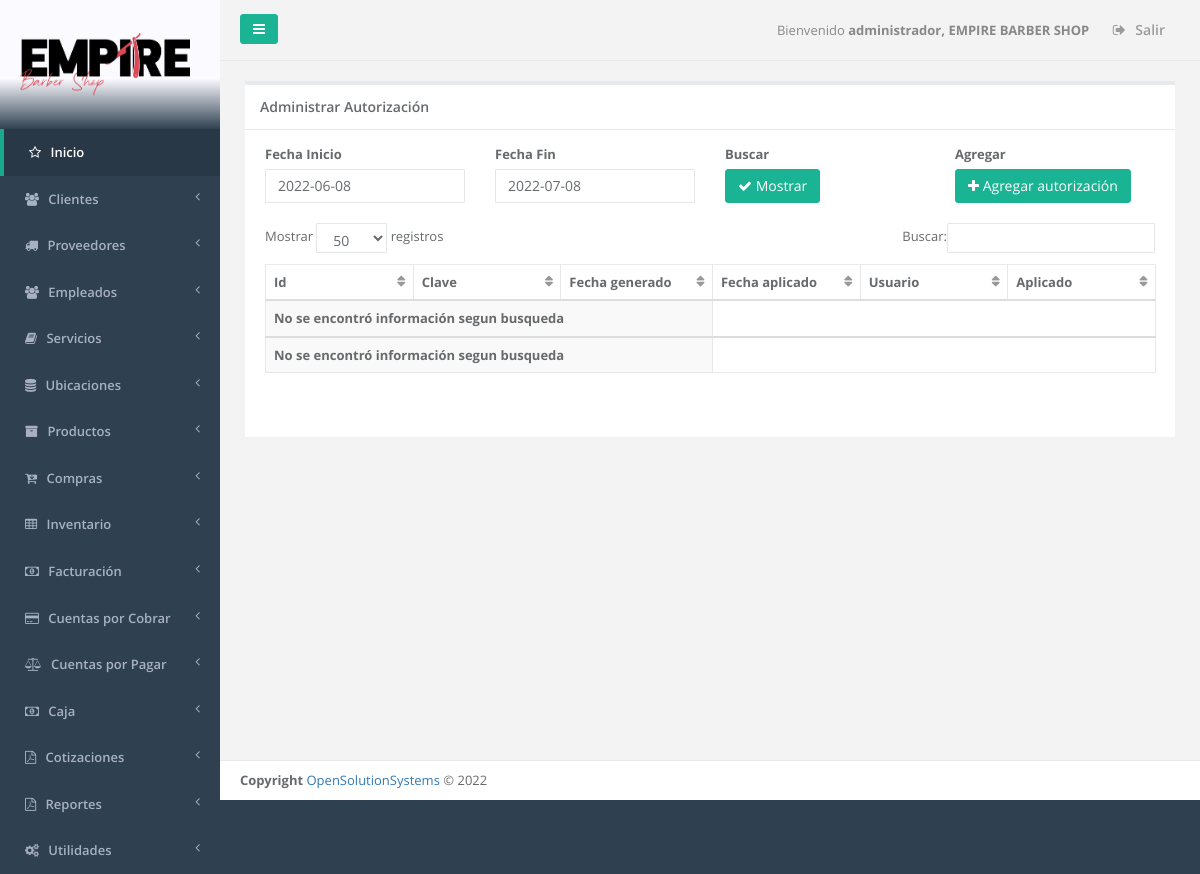
Screenshot of /admin_autorizacion.php (signed in) with the database file from the repository.
### tables this page shows
CREATE TABLE `sucursal` (
  `id_server` int(11) NOT NULL,
  `unique_id` text NOT NULL,
  `id_sucursal` int(11) NOT NULL,
  `descripcion` text NOT NULL,
  `direccion` varchar(255) NOT NULL,
  `telefono1` varchar(20) NOT NULL,
  `telefono2` varchar(20) NOT NULL,
  `casa_matriz` tinyint(1) NOT NULL,
  `iva` float NOT NULL,
  `monto_retencion1` float NOT NULL,
  `monto_retencion10` float NOT NULL,
  `monto_percepcion` float NOT NULL,
  `n_sucursal` int(11) NOT NULL,
  `vigencia_factura` int(11) NOT NULL,
  `vigencia_pedido` int(11) NOT NULL,
  `giro` varchar(100) NOT NULL,
  `nrc` varchar(100) NOT NULL,
  `nit` varchar(100) NOT NULL,
  `razon_social` varchar(150) NOT NULL,
  `logo` varchar(150) NOT NULL,
  `serie_cof` varchar(100) NOT NULL,
  `desde_cof` int(11) NOT NULL,
  `hasta_cof` int(11) NOT NULL,
  `serie_ccf` varchar(100) NOT NULL,
  `desde_ccf` int(11) NOT NULL,
  `hasta_ccf` int(11) NOT NULL,
  `ultima_act` date NOT NULL
);

CREATE TABLE `menu` (
  `id_server` int(11) NOT NULL,
  `unique_id` text NOT NULL,
  `id_menu` int(11) NOT NULL,
  `nombre` varchar(250) DEFAULT NULL,
  `prioridad` int(11) DEFAULT NULL,
  `icono` varchar(250) NOT NULL,
  `visible` tinyint(1) NOT NULL
);

### _conexion.php (called while the page is built, shortened)
<?php
$username = "root";
$password = "1234";
$hostname = "localhost";
$dbname = "empire";
$conexion = mysqli_connect("$hostname","$username","$password","$dbname");
function _query($sql_string){
  global $conexion;
  mysqli_set_charset($conexion,"utf8");
  $query=mysqli_query($conexion,$sql_string);
  return $query;
}
function _fetch_array($sql_string){
  $fetched = mysqli_fetch_array($sql_string,MYSQLI_ASSOC);
  return $fetched;
}
function _num_rows($sql_string){
  $rows = mysqli_num_rows($sql_string);
  return $rows;
}
function get_name_script($url){
  if ( strpos($url, '/') !== FALSE ){
    $nombre_archivo_tmp = explode('/', $url);
  }
  $nombre_archivo= array_pop($nombre_archivo_tmp );
  return  $nombre_archivo;
}
function permission_usr($id_user,$filename){
  $sql1="SELECT menu.id_menu, menu.nombre as nombremenu, menu.prioridad,
  modulo.id_modulo,  modulo.nombre as nombremodulo, modulo.descripcion, modulo.filename,
  usuario_modulo.id_usuario,usuario.admin as admin
  FROM menu, modulo, usuario_modulo, usuario
  WHERE usuario.id_usuario='$id_user'
  AND menu.id_menu=modulo.id_menu
  AND usuario.id_usuario=usuario_modulo.id_usuario
  AND usuario_modulo.id_modulo=modulo.id_modulo
  AND modulo.filename='$filename'
  ";
  $result1=_query($sql1);
  $count1=_num_rows($result1);
  if($count1 >0){
    $row1=_fetch_array($result1);
    $filename=$row1['filename'];
    $name_link=$filename;
  }
  else{
    $name_link='NOT';
  }
  return $name_link;
}
function restar_dias($fecha,$dias){
  $nuevafecha = strtotime ('-'.$dias.' day' , strtotime ( $fecha ) ) ;
  $nuevafecha = date ( 'Y-m-d' , $nuevafecha );
  return 	$nuevafecha;
}
?>

### admin_autorizacion.php (the view, shortened to what this page needs)
<?php
$_PAGE = array();
$title='Administrar Autorización';
$_PAGE ['links'] = null;
$_PAGE ['links'] .= '<link href="css/bootstrap.min.css" rel="stylesheet">';
$_PAGE ['links'] .= '<link href="font-awesome/css/font-awesome.css" rel="stylesheet">';
$_PAGE ['links'] .= '<link href="css/plugins/iCheck/custom.css" rel="stylesheet">';
$_PAGE ['links'] .= '<link href="css/plugins/chosen/chosen.css" rel="stylesheet">';
$_PAGE ['links'] .= '<link href="css/plugins/select2/select2.css" rel="stylesheet">';
$_PAGE ['links'] .= '<link href="css/plugins/toastr/toastr.min.css" rel="stylesheet">';
$_PAGE ['links'] .= '<link href="css/plugins/dataTables/dataTables.bootstrap.css" rel="stylesheet">';
$_PAGE ['links'] .= '<link href="css/plugins/dataTables/dataTables.responsive.css" rel="stylesheet">';
$_PAGE ['links'] .= '<link href="css/plugins/datapicker/datepicker3.css" rel="stylesheet">';
$_PAGE ['links'] .= '<link href="css/plugins/dataTables/dataTables.tableTools.min.css" rel="stylesheet">';
$_PAGE ['links'] .= '<link href="css/animate.css" rel="stylesheet">';
$_PAGE ['links'] .= '<link href="css/style.css" rel="stylesheet">';
include_once "header.php";
include_once "main_menu.php";
$id_user=$_SESSION["id_usuario"];
$admin=$_SESSION["admin"];
$uri = $_SERVER['SCRIPT_NAME'];
$filename=get_name_script($uri);
$links=permission_usr($id_user, $filename);
$fechahoy=date("Y-m-d");
$fechaanterior=restar_dias($fechahoy, 30);
?>
<div class="wrapper wrapper-content  animated fadeInRight">
  <div class="row" id="row1">
    <div class="col-lg-12">
      <div class="ibox float-e-margins">
        <?php if ($links!='NOT' || $admin=='1') {
            echo"
            <div class='ibox-title'>
            <h5>$title</h5>
            </div>"; ?>
            <div class="ibox-content">
              <div class="row">
                <div class="input-group">
                  <div class="col-md-3">
                    <div class="form-group">
                      <label>Fecha Inicio</label>
                      <input type="text" placeholder="Fecha Inicio" class="datepick form-control" id="fecha_inicio" name="fecha_inicio" value="<?php echo  $fechaanterior; ?>">
                    </div>
                  </div>
                  <div class="col-md-3">
                    <div class="form-group">
                      <label>Fecha Fin</label>
                      <input type="text" placeholder="Fecha Fin" class="datepick form-control" id="fecha_fin" name="fecha_fin" value="<?php echo $fechahoy; ?>">
                    </div>
                  </div>
                  <div class="col-md-3">
                    <div class="form-group">
                      <div><label>Buscar </label> </div>
                      <button type="button" id="btnMostrar" name="btnMostrar" class="btn btn-primary"><i class="fa fa-check"></i> Mostrar</button>
                    </div>
                  </div>
                  <div class="col-md-3">
                    <div class="form-group">
                      <?php
                      $filename='agregar_autorizacion.php';
                      $link=permission_usr($id_user,$filename);
                      if ($link!='NOT' || $admin=='1' )
                      {
                        ?>
                       <div><label>Agregar </label> </div>
                        <?php
                        echo "<a href='$filename' class='btn btn-primary' role='button'><i class='fa fa-plus icon-large'></i> Agregar autorización</a>";
                      }
                       ?>
                    </div>
                  </div>
                </div>
              </div>
              <section>
                <table class="table table-striped table-bordered table-hover" id="editable2">
                  <thead>
                    <tr>
                      <th class="col-lg-1">Id</th>
                      <th class="col-lg-1">Clave</th>
                      <th class="col-lg-1">Fecha generado</th>
                      <th class="col-lg-1">Fecha aplicado</th>
                      <th class="col-lg-1">Usuario</th>
                      <th class="col-lg-1">Aplicado</th>
                    </tr>
                  </thead>
                </table>
              </section>
            </div>
          </div>
        </div>
      </div>
    </div>
    <?php
}
else {
  $mensaje = mensaje_permiso();
  echo "<br><br>$mensaje</div></div></div></div>";
  include "footer.php";
}
include("footer.php");
?>

### main_menu.php (shortened to what this page needs)
<?php
  $id_sucursal = $_SESSION['id_sucursal'];
  $sql_sucursal = "SELECT * FROM sucursal WHERE id_sucursal = '$id_sucursal'";
  $query_sucursal = _query($sql_sucursal);
  $row_sucursal = _fetch_array($query_sucursal);
  $logo = $row_sucursal['logo'];
?>
<nav class="navbar-default navbar-static-side" role="navigation">
  <div class="sidebar-collapse">
    <ul class="nav" id="side-menu">
      <li class="nav-header" style=" background: rgb(47,64,80);
background: linear-gradient(0deg, rgba(47,64,80,1) 0%, rgba(250,250,255,1) 39%); ">
        <div class="dropdown profile-element"> <span>
          <img alt="image" class="img-responsive" src="<?php echo $logo;  ?>" width="180px" style="margin-left: -3%;">
        </span>
      </div>
    </li>
    <?php
    $id_user=$_SESSION["id_usuario"];
    $admin=$_SESSION["admin"];
    $icono='fa fa-star-o';
    $sql_menus="SELECT id_menu, nombre, prioridad,icono FROM menu order by prioridad";
    $result=_query($sql_menus);
    $main_lnk='dashboard.php';
    if($admin=='1')
    {
      echo  "<li class='active'>";
      echo "<a href='dashboard.php'><i class='".$icono."'></i> <span class='nav-label'>Inicio</span></a>";
      echo  "</li>";
    }
    else
    {
      echo  "<li class='active'>";
      echo "<a href='dashboard.php'><i class='".$icono."'></i> <span class='nav-label'>Inicio</span></a>";
      echo  "</li>";
    }
    while($row=_fetch_array($result))
    {
      $menuname=$row['nombre'];
      $id_menu=$row['id_menu'];
      $icono=$row['icono'];
      if($admin=='1')
      {
        $sql_links="SELECT distinct menu.id_menu, menu.nombre as nombremenu, menu.prioridad,
        modulo.id_modulo, modulo.nombre as nombremodulo, modulo.descripcion, modulo.filename, usuario.admin
        FROM menu, modulo, usuario
        WHERE usuario.id_usuario='$id_user'
        AND usuario.admin='1'
        AND menu.id_menu='$id_menu'
        AND menu.id_menu=modulo.id_menu
        AND modulo.mostrarmenu='1'
        AND menu.visible=1
        ";
      }
      $result_modules=_query($sql_links);
      $numrow2=_num_rows($result_modules);
      if($numrow2>0)
      {
        echo "<li><a href='".$main_lnk."'><i class='".$icono."'></i></i> <span class='nav-label'>".$menuname."</span> <span class='fa arrow'></span></a>";
        echo" </li>";
      }
    }
  ?>
</div>
</nav>
<div id="page-wrapper" class="gray-bg">
  <div class="row border-bottom">
    <nav class="navbar navbar-static-top" role="navigation" style="margin-bottom: 0">
      <div class="navbar-header">
        <a class="navbar-minimalize minimalize-styl-2 btn btn-primary"><i class="fa fa-bars"></i> </a>
      </div>
      <?php
      $id_sucursal=$_SESSION["id_sucursal"];
      $qsucursal=_query("SELECT descripcion FROM sucursal WHERE id_sucursal='$id_sucursal'");
      $row_sucursal=_fetch_array($qsucursal);
      $sucursal=$row_sucursal["descripcion"];
      ?>
      <ul class="nav navbar-top-links navbar-right">
        <li>
          <span class="m-r-sm text-muted welcome-message">Bienvenido <b><?php echo $_SESSION["nombre"].", ".$sucursal ?> </b></span>
        </li>
        <li>
          <a href="logout.php">
            <i class="fa fa-sign-out"></i> Salir
          </a>
        </li>
      </ul>
    </nav>
  </div>

### rows the page displays
sucursal: logo (picture), descripcion "EMPIRE BARBER SHOP"
menu: nombre "Clientes"
menu: nombre "Proveedores"
menu: nombre "Empleados"
menu: nombre "Servicios"
menu: nombre "Ubicaciones"
menu: nombre "Productos"
menu: nombre "Compras"
menu: nombre "Inventario"
menu: nombre "Facturación"
menu: nombre "Cuentas por Cobrar"
menu: nombre "Cuentas por Pagar"
menu: nombre "Caja"
menu: nombre "Cotizaciones"
menu: nombre "Reportes"
menu: nombre "Utilidades"

### other values shown
$_SESSION["nombre"] "administrador"
$title "Administrar Autorización"
